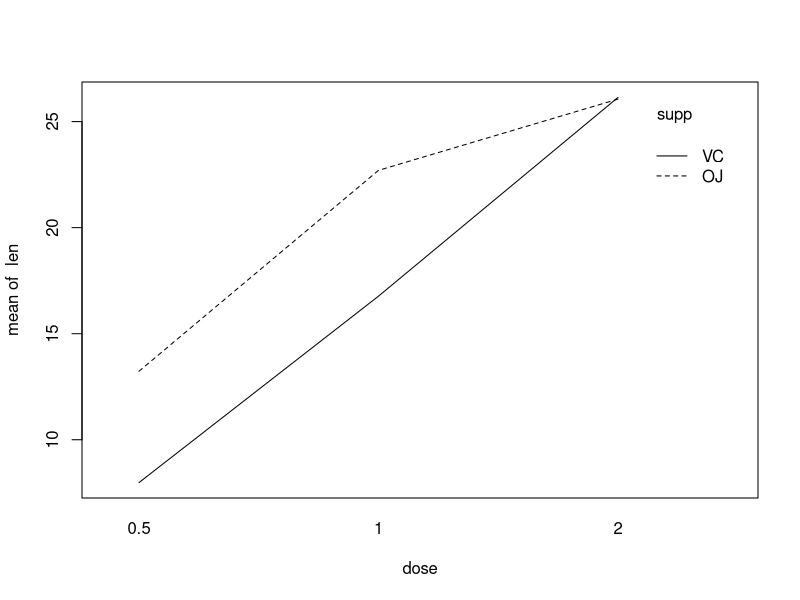
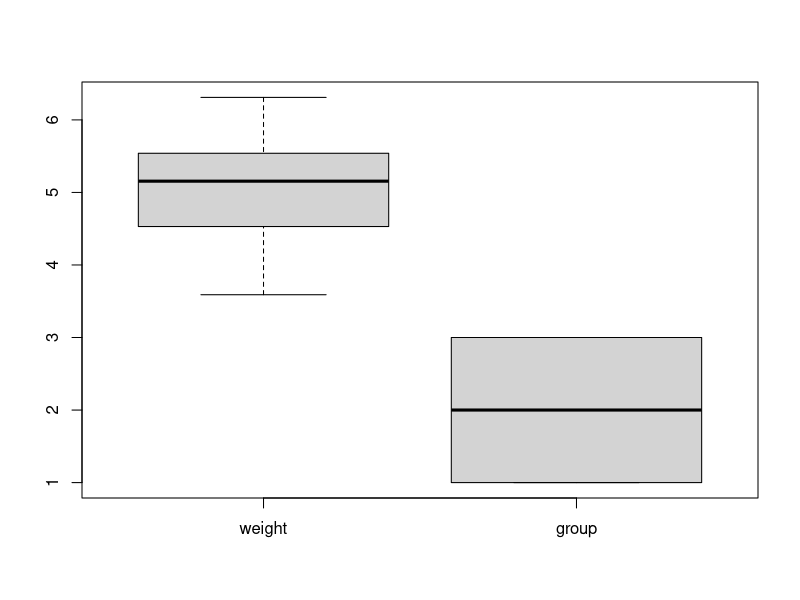

Write R code to recreate these figures, in order.
## ---- chunk 1
data("ToothGrowth")
t<-ToothGrowth
summary(t)
# variable 1 et 3 quantitative
# variable 2 = qualitative


attach(ToothGrowth)
supp<-as.factor(supp)
dose<-as.factor(dose)

interaction.plot(dose,supp,len)

# reg mixte

L_2<-lm(len~supp+dose-1, contrasts=list(supp='contr.sum',dose='contr.sum'))
summary(L_2)

L<-lm(len~supp*dose-1, contrasts=list(supp='contr.sum',dose='contr.sum'))
summary(L)



anova(L)

#----------------------




data("PlantGrowth")
p<-PlantGrowth
summary(p) # var 1 = quanti, var 2 = quali

#Y= weight = quanti
#X=group =quali

boxplot(p)

rlm<-glm(p$weight~p$group)
summary(rlm)

lm(p$weight~p$group-1)
# -1 enleve intercept, coef = esti mean

